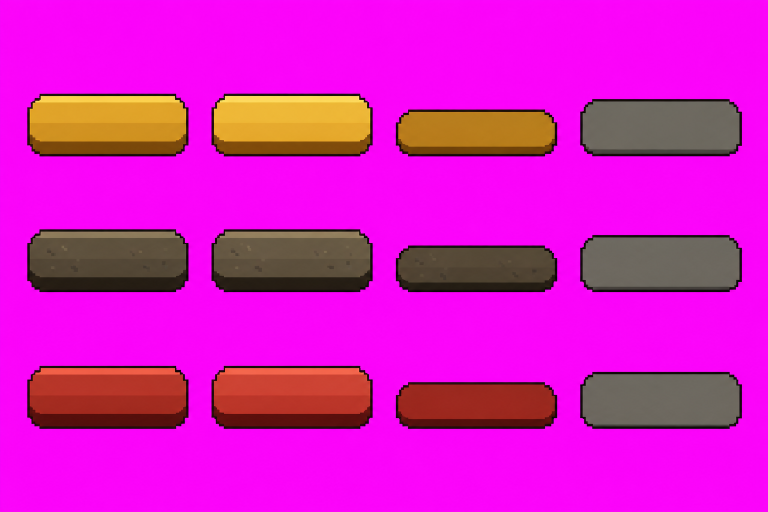
#> input picture projects/lastaway/art/inbox/T-026/src/gen/nut-rat-ro.png, 1536 x 1024 px, given in place of fx-sheet-feedback.png, which was not available (shown at 1/2 size)
$ python extract_fx.py
#> lines starting #> are read from the running program, lines starting #| are printed output that depends on the picture
### projects/lastaway/art/inbox/T-015/src/tools/extract_t015.py
import sys, json, pathlib
from collections import deque
from PIL import Image
sys.stdout.reconfigure(encoding="utf-8")
SRC = pathlib.Path(r"D:\Lastaway\projects\lastaway\art\inbox\T-015\src")
OUT = pathlib.Path(r"D:\Lastaway\projects\lastaway\art\inbox\T-015")

def key_magenta(im):
    """flat #FF00FF background -> alpha 0, with soft edge and magenta despill on edge pixels"""
    im = im.convert("RGB"); w, h = im.size; px = im.load()
#> in key_magenta, im is the input picture: PIL image 1536x1024 RGB; mean R, G, B 216.5, 25.1, 195.2
#> after `w, h = im.size`: w = 1536; h = 1024
    out = Image.new("RGBA", (w, h)); op = out.load()
#> after `out = Image.new('RGBA', (w, h))`: out: PIL image 1536x1024 RGBA; every value is 0
    for y in range(h):
        for x in range(w):
            r, g, b = px[x, y]
            d = (255 - r) + g + (255 - b)          # distance from magenta
            if d < 70: op[x, y] = (0, 0, 0, 0)
            elif d < 150:
                a = int(255 * (d - 70) / 80)
                # despill: pull toward grey-ish by removing magenta tint
                m = min(r, b); g2 = max(g, 0); r2 = min(r, g2 + (r - m) // 3); b2 = min(b, g2 + (b - m) // 3)
                op[x, y] = (r2, g2, b2, a)
            else: op[x, y] = (r, g, b, 255)
    from PIL import ImageFilter
    al = out.getchannel("A").filter(ImageFilter.MinFilter(5)); out.putalpha(al)
#> after `al = out.getchannel('A').filter(ImageFilter.MinFilter(5))`:
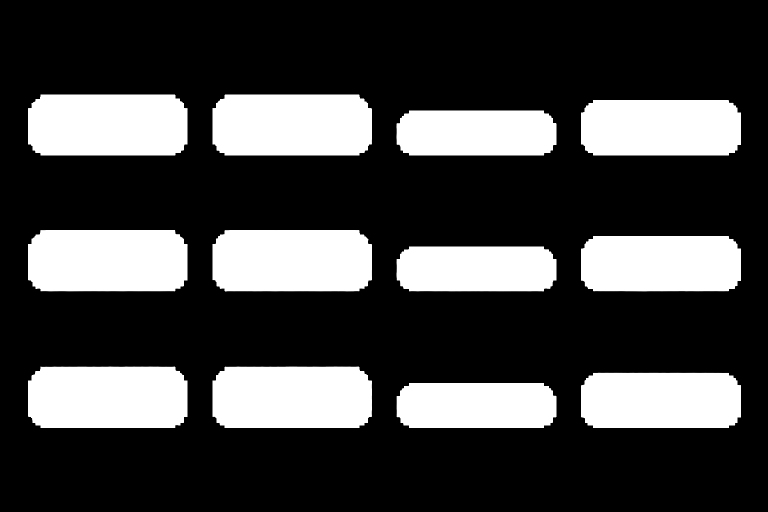
#> al: PIL image 1536x1024 L (shown at 1/2 size); min 0, max 255, mean 66.7
#> after `out.putalpha(al)`:
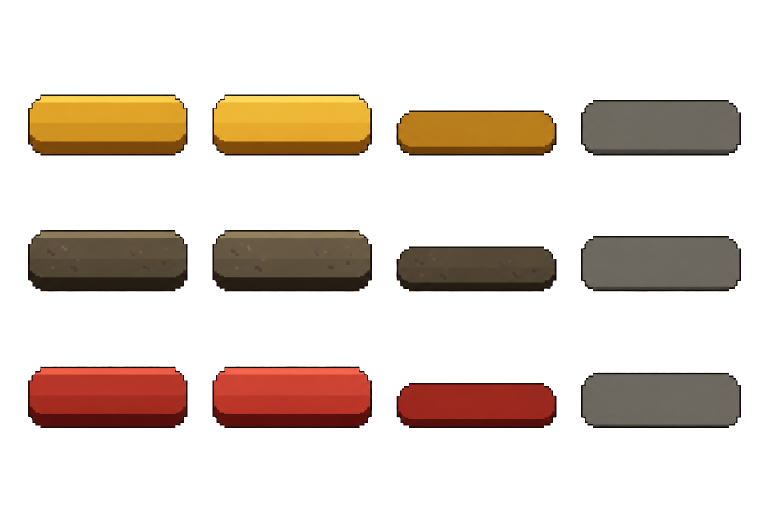
#> out: PIL image 1536x1024 RGBA (shown at 1/2 size); mean R, G, B, A 34.5, 22.2, 14, 66.7; transparent parts drawn white
    px2 = out.load()
    for y in range(h):
        for x in range(w):
            r, g, b, a = px2[x, y]
            if a and r > g + 45 and b > g + 25: px2[x, y] = (32, 30, 28, a)
    return out

def components(rgba, min_area=2000):
#> called with min_area = 300
    w, h = rgba.size; a = rgba.getchannel("A").load(); seen = bytearray(w * h); boxes = []
    for y0 in range(0, h, 1):
        for x0 in range(0, w, 1):
            if a[x0, y0] > 20 and not seen[y0 * w + x0]:
                q = deque([(x0, y0)]); seen[y0 * w + x0] = 1; x1 = x2 = x0; y1 = y2 = y0; n = 0
                while q:
                    x, y = q.popleft(); n += 1
                    x1 = min(x1, x); x2 = max(x2, x); y1 = min(y1, y); y2 = max(y2, y)
                    for dx, dy in ((1, 0), (-1, 0), (0, 1), (0, -1)):
                        nx, ny = x + dx, y + dy
                        if 0 <= nx < w and 0 <= ny < h and not seen[ny * w + nx] and a[nx, ny] > 20:
                            seen[ny * w + nx] = 1; q.append((nx, ny))
                if n >= min_area: boxes.append((x1, y1, x2 + 1, y2 + 1, n))
    return boxes

# [49 lines left out: functions pieces, resize, nine, not called in this run]

# [7 lines that do not run on import are left out]

### projects/lastaway/art/inbox/T-021/src/tools/extract_fx.py
"""T-021 tach nen 3 anh GPT (feedback, emblems, vignette) thanh sprite trong b/assets. Chi tach nen, cat, doi co."""
import sys, pathlib
sys.path.insert(0, r"D:\Lastaway\projects\lastaway\art\inbox\T-015\src\tools")
import extract_t015 as E
from PIL import Image, ImageFilter
GEN = pathlib.Path(r"D:\Lastaway\projects\lastaway\art\inbox\T-021\src\gen"); OUT = pathlib.Path(r"D:\Lastaway\projects\lastaway\art\inbox\T-021\b\assets"); OUT.mkdir(parents=True, exist_ok=True)

def boxes(name, gap):
    im = E.key_magenta(Image.open(GEN / f"{name}.png")); bs = [list(b[:4]) for b in E.components(im, min_area=300)]
#> after `bs = [list(b[:4]) for b in E.components(im, min_area=300)]`: bs = 12 items, first 6: [56, 189, 376, 311], [425, 189, 744, 311], [1162, 200, 1482, 311], [793, 221, 1113, 311], [56, 460, 376, 583], [425, 460, 744, 583]
    ch = True
    while ch:
        ch = False
        for i in range(len(bs)):
            for j in range(i + 1, len(bs)):
                A, B = bs[i], bs[j]
                if not (A[2] + gap < B[0] or B[2] + gap < A[0] or A[3] + gap < B[1] or B[3] + gap < A[1]):
                    bs[i] = [min(A[0], B[0]), min(A[1], B[1]), max(A[2], B[2]), max(A[3], B[3])]; bs.pop(j); ch = True; break
            if ch: break
#> after the loop, bs = [[56, 189, 1482, 311], [56, 460, 1482, 583], [56, 733, 1482, 856]]
    return im, bs

def cut(name, gap, rowh, names, hs):
    im, bs = boxes(name, gap); bs.sort(key=lambda b: (((b[1] + b[3]) // 2) // rowh, b[0]))
#> (the run stopped early here; a loop or call above may not have finished)
